Frame 1 (no input): blank canvas, image omitted
Frame 60 (no input): blank canvas, image omitted
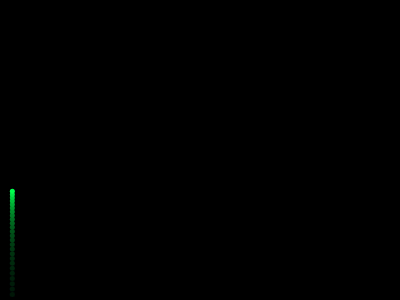
Frame 120 (the mouse pressed at the canvas centre since frame 60)

The p5.js sketch whose frames 1 and 60 were blank and that drew this single picture after the mouse press (run headless with seeded random() and noise() and a simulated clock; from frame 60 on, the mouse is pressed at the canvas centre):

// p5.js sketch
// ── sketch.js
var fireworks = [];
var gravity;

function setup() {
  createCanvas(400,300);
  //colorMode(HSB);
  gravity = createVector(0,.1);
  stroke(255);
  strokeWeight(4);
  background(0);
}
function draw() {
  colorMode(RGB);
  background(0, 0, 0, 25);

  //generate fireworks
  if (random(1) < .02) { //decreases push rate by decimal multiplier
  fireworks.push(new Firework());
}
  for (var i = fireworks.length - 1; i >= 0; i--) {//looping backwords
    fireworks[i].update();
    fireworks[i].show();
    if (fireworks[i].done()) { //removing particles not just from showing but from existence
      fireworks.splice(i,1);  // to clear up memory (and frame rate)
    }
  }
  //console.log(fireworks.length);
}

// ── firework.js
function Firework(){

  this.hu = random(255);
  this.firework = new Particle(random(width), height, this.hu, true); //the firework itself is a particle;
  this.exploded = false;                        //it becomes a 'firework' upon explosion
  this.particles = [];
  this.done = function(){ //defines: is the firework done, and able to be thrown away?
    if (this.exploded && this.particles.length === 0) {
      return true;
    } else {
      return false;
    }
  }
  this.update = function() {
    if (!this.exploded){
    this.firework.applyForce(gravity);
    this.firework.update(); //from particle.js

    if (this.firework.vel.y >= 0) { //controls the time at which the firework explodes
      this.exploded = true;
      this.explode();
    }
  }

    //generate particles
    for (var i = this.particles.length-1; i >= 0; i--) { //loop backwards because it is better
      this.particles[i].applyForce(gravity);
      this.particles[i].update();
      if (this.particles[i].done()){
        this.particles.splice(i,1);
      }
    }

  }


  this.explode = function(){
    for (var i = 0; i < random(100,200); i++) { //control the amount of exploding particles
      var p = new Particle(this.firework.pos.x, this.firework.pos.y, this.hu, false);
      this.particles.push(p);
    }
  }

  this.show = function() {
    if (!this.exploded){
      this.firework.show();
    }
    for (var i = 0; i < this.particles.length; i++) {
      this.particles[i].show();
    }
  }

}

// ── particle.js
function Particle(x, y, hu, firework) {
  this.pos = createVector(x,y);
  this.firework = firework;
  this.lifespan = 255; //controls how long particles will show
  this.hu = hu;

  if(this.firework) { //if it is an original firework and not a particle after explosion
    this.vel = createVector(0,random(-8,-5)); //controls the height (because it sets velocity)
  } else { //if not original firework then must be exploding particles
    this.vel = p5.Vector.random2D();
    this.vel.mult(random(2,12)); //controls width of explosion
  }

  this.acc = createVector(0,0);

  this.applyForce = function(force) {
    this.acc.add(force);
  }

  this.update = function() {
    if (!this.firework) {
      this.vel.mult(random(.8,.99)); //controls the width
      this.lifespan -= 3;
    }
    this.vel.add(this.acc);
    this.pos.add(this.vel);
    this.acc.mult(0);
  }

  this.done = function(){
    if (this.lifespan<0){
      return true;
    } else {
      return false;
    }
  }

  this.show = function() {
    colorMode(HSB);
    if (!this.firework) {
      strokeWeight(2);
      stroke(hu, 255, 255, this.lifespan);
    } else {
      strokeWeight(5); //controls width of the firework
      stroke(hu, 255, 255);
    }
    point(this.pos.x, this.pos.y);
  }
}
